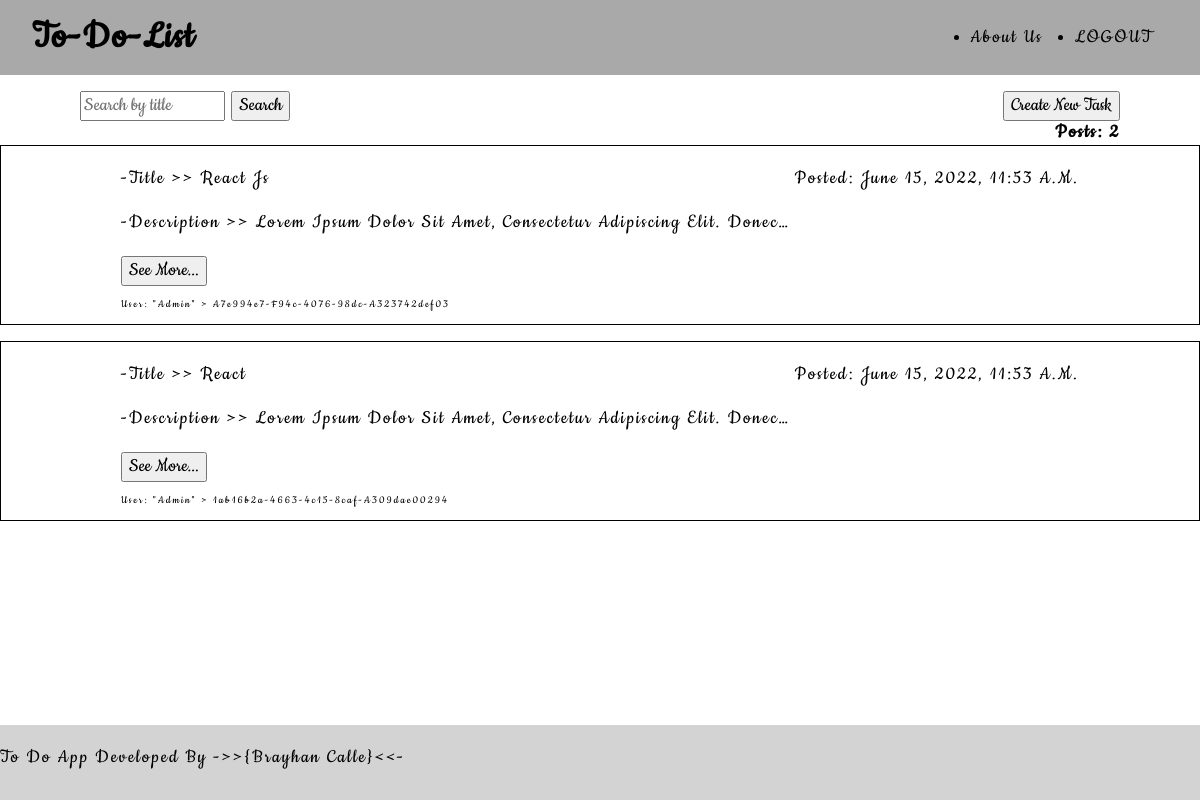
Page /home (signed in) on the committed database.
### pythonapp/models.py (models this page shows, shortened)
class Topic(models.Model):
    id = models.UUIDField(default=uuid.uuid4, primary_key=True, editable=False)
    title = models.CharField(max_length=50)
    text = models.TextField(max_length=10000)
    created = models.DateTimeField(auto_now_add=True)

### pythonapp/views.py (the view)
# urls.py: path('home', views.TopicListView.as_view(), name='topic-list'),
class TopicListView(LoginRequiredMixin, ListView):
    model = Topic
    template_name = 'pythonapp/components/topic_list.html'

### pythonapp/templates/pythonapp/components/topic_list.html
{% extends 'pythonapp/index.html' %} {% block main %}
{% include 'pythonapp/components/search_add.html' %}
{% if not topic_list %}
  <h2>No tasks yet :((</h2>
{% else %}
<div>
  <p class="text-right"><b>Posts: {{topic_list|length}}</b></p>
  <div class="flex-container">
    {% for topic in topic_list %}
    <div class="flex-item">
      <p class="text-between">
        <span>-Title >> {{topic.title}}</span>
        <span>Posted: {{topic.created}}</span>
      </p>
      <p class="text">-Description >> {{topic.text}}</p>
      <button>
        <a href="{% url 'pythonapp:topic-detail' topic.id %}">See More...</a>
      </button>
      <p class="text-id">User: "{{user}}" > {{topic.id}}</p>
    </div>
    {% endfor %}
  </div>
</div>
{% endif %} {% endblock %}

### pythonapp/templates/pythonapp/index.html (shortened to what this page needs)
{% load static %}
<!DOCTYPE html>
<html lang="en">
  <head>
    <link rel="stylesheet" href="{% static 'pythonapp/styles/index.css' %}" />
  </head>
  <body>
    {% include 'pythonapp/components/header.html' %}
    <main>
      {% block main %}{% endblock %}
    </main>
    {% include 'pythonapp/components/footer.html' %}
  </body>
</html>

### pythonapp/templates/pythonapp/components/header.html
<header>
  <a href="/home">
    <h1>To-Do-List</h1>
  </a>
  <nav>
    <ul>
      <a href="#about">
        <li>About Us</li>
      </a>
      {% if user.is_authenticated %}
      <a href="{% url 'pythonapp:user-logout' %}">
        <li>LOGOUT</li>
      </a>
      {% else %}
      <a href="{% url 'pythonapp:user-login' %}">
        <li>LOGIN</li>
      </a>
      {% endif %}
    </ul>
  </nav>
</header>

### pythonapp/templates/pythonapp/components/search_add.html
<div class="search-add">
  <form action="/search/" method="GET">
    <input type="text" name="search" placeholder="Search by title" required />
    <input type="submit" value="Search" />
  </form>
  <button>
    <a href="add/">Create New Task</a>
  </button>
</div>

### pythonapp/templates/pythonapp/components/footer.html
<footer>
  <div id="about" class="about">
      <p>
        To do app developed by
        <a target="_blank" href="https://github.com/3rooks/Desafios-Python"
          >->>{Brayhan Calle}<<-</a
        >
      </p>
  </div>
</footer>

### pythonapp/static/pythonapp/styles/body.css (style rules this page uses)
body { position: relative; padding-bottom: 75px; min-height: 100vh; font-family: "Font Cookie"; font-size: 1.3rem; letter-spacing: 2px; text-transform: capitalize; }
a { text-decoration: none; color: black; cursor: pointer; }
button { cursor: pointer; }

### pythonapp/static/pythonapp/styles/header.css (style rules this page uses)
header { display: flex; height: 75px; justify-content: space-between; align-items: center; background-color: darkgray; padding: 0 2rem; }
ul { display: flex; }
li { margin: 0 1rem; }

### pythonapp/static/pythonapp/styles/main.css (style rules this page uses)
main { width: 100%; height: 100%; }
.flex-container { width: 100%; display: flex; flex-direction: column-reverse; }
.flex-item { padding: 0 10%; border: 1px solid black; margin-bottom: 1rem; }
.text-right { text-align: right; padding-right: 5rem; margin: 0; }
.text-between { display: flex; justify-content: space-between; }
.text { width: 70%; text-overflow: ellipsis; white-space: nowrap; overflow: hidden; }
.search-add { display: flex; justify-content: space-between; padding: 1rem 5rem 0 5rem; }
.text-id { font-size: 0.75rem; }

### pythonapp/static/pythonapp/styles/footer.css (style rules this page uses)
footer { position: absolute; bottom: 0; width: 100%; height: 75px; background-color: lightgray; }
.about { margin: auto; }

### rows in the picture
Topic: title "React", created "June 15, 2022, 11:53 A.m.", text "Lorem Ipsum Dolor Sit Amet, Consectetur Adipiscing Elit. Donec…", id "1ab16b2a-4663-4c15-8caf-A309dae00294"
Topic: title "React Js", created "June 15, 2022, 11:53 A.m.", text "Lorem Ipsum Dolor Sit Amet, Consectetur Adipiscing Elit. Donec…", id "A7e994e7-F94c-4076-98dc-A323742def03"

### other values in the picture
{{ topic_list|length }} "2"
{{ user }} "Admin"
